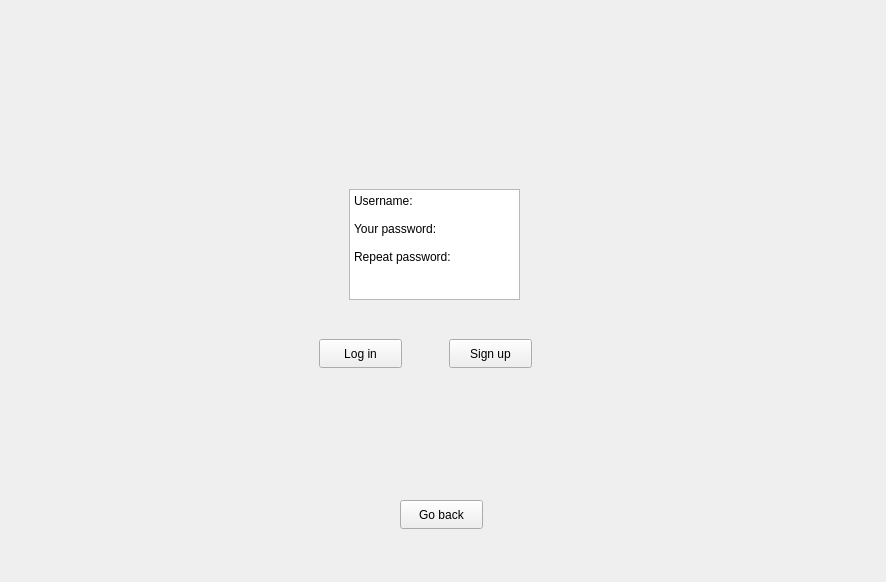
<?xml version="1.0" encoding="UTF-8"?>
<ui version="4.0">
 <class>LoginWindow</class>
 <widget class="QWidget" name="LoginWindow">
  <property name="geometry">
   <rect>
    <x>0</x>
    <y>0</y>
    <width>886</width>
    <height>582</height>
   </rect>
  </property>
  <property name="windowTitle">
   <string>Form</string>
  </property>
  <widget class="QPushButton" name="backButton">
   <property name="geometry">
    <rect>
     <x>400</x>
     <y>500</y>
     <width>83</width>
     <height>29</height>
    </rect>
   </property>
   <property name="text">
    <string>Go back</string>
   </property>
  </widget>
  <widget class="QStackedWidget" name="stackedWidget">
   <property name="geometry">
    <rect>
     <x>119</x>
     <y>99</y>
     <width>641</width>
     <height>361</height>
    </rect>
   </property>
   <property name="currentIndex">
    <number>1</number>
   </property>
   <widget class="QWidget" name="page">
    <widget class="QPushButton" name="loginButton">
     <property name="geometry">
      <rect>
       <x>350</x>
       <y>230</y>
       <width>83</width>
       <height>29</height>
      </rect>
     </property>
     <property name="text">
      <string>Log in</string>
     </property>
    </widget>
    <widget class="QPushButton" name="goregisterButton">
     <property name="geometry">
      <rect>
       <x>180</x>
       <y>230</y>
       <width>83</width>
       <height>29</height>
      </rect>
     </property>
     <property name="text">
      <string>Sign up</string>
     </property>
    </widget>
    <widget class="QTextEdit" name="textEdit">
     <property name="geometry">
      <rect>
       <x>250</x>
       <y>100</y>
       <width>111</width>
       <height>71</height>
      </rect>
     </property>
     <property name="html">
      <string>&lt;!DOCTYPE HTML PUBLIC &quot;-//W3C//DTD HTML 4.0//EN&quot; &quot;http://www.w3.org/TR/REC-html40/strict.dtd&quot;&gt;
&lt;html&gt;&lt;head&gt;&lt;meta name=&quot;qrichtext&quot; content=&quot;1&quot; /&gt;&lt;meta charset=&quot;utf-8&quot; /&gt;&lt;style type=&quot;text/css&quot;&gt;
p, li { white-space: pre-wrap; }
hr { height: 1px; border-width: 0; }
li.unchecked::marker { content: &quot;\2610&quot;; }
li.checked::marker { content: &quot;\2612&quot;; }
&lt;/style&gt;&lt;/head&gt;&lt;body style=&quot; font-family:'Segoe UI'; font-size:9pt; font-weight:400; font-style:normal;&quot;&gt;
&lt;p style=&quot; margin-top:0px; margin-bottom:0px; margin-left:0px; margin-right:0px; -qt-block-indent:0; text-indent:0px;&quot;&gt;Username:&lt;br /&gt;&lt;br /&gt;Password:&lt;/p&gt;&lt;/body&gt;&lt;/html&gt;</string>
     </property>
    </widget>
   </widget>
   <widget class="QWidget" name="page_2">
    <widget class="QPushButton" name="registerButton">
     <property name="geometry">
      <rect>
       <x>330</x>
       <y>240</y>
       <width>83</width>
       <height>29</height>
      </rect>
     </property>
     <property name="text">
      <string>Sign up</string>
     </property>
    </widget>
    <widget class="QPushButton" name="gologinButton">
     <property name="geometry">
      <rect>
       <x>200</x>
       <y>240</y>
       <width>83</width>
       <height>29</height>
      </rect>
     </property>
     <property name="text">
      <string>Log in</string>
     </property>
    </widget>
    <widget class="QTextEdit" name="textEdit_3">
     <property name="geometry">
      <rect>
       <x>230</x>
       <y>90</y>
       <width>171</width>
       <height>111</height>
      </rect>
     </property>
     <property name="html">
      <string>&lt;!DOCTYPE HTML PUBLIC &quot;-//W3C//DTD HTML 4.0//EN&quot; &quot;http://www.w3.org/TR/REC-html40/strict.dtd&quot;&gt;
&lt;html&gt;&lt;head&gt;&lt;meta name=&quot;qrichtext&quot; content=&quot;1&quot; /&gt;&lt;meta charset=&quot;utf-8&quot; /&gt;&lt;style type=&quot;text/css&quot;&gt;
p, li { white-space: pre-wrap; }
hr { height: 1px; border-width: 0; }
li.unchecked::marker { content: &quot;\2610&quot;; }
li.checked::marker { content: &quot;\2612&quot;; }
&lt;/style&gt;&lt;/head&gt;&lt;body style=&quot; font-family:'Segoe UI'; font-size:9pt; font-weight:400; font-style:normal;&quot;&gt;
&lt;p style=&quot; margin-top:0px; margin-bottom:0px; margin-left:0px; margin-right:0px; -qt-block-indent:0; text-indent:0px;&quot;&gt;Username:&lt;br /&gt;&lt;br /&gt;Your password:&lt;/p&gt;
&lt;p style=&quot; margin-top:0px; margin-bottom:0px; margin-left:0px; margin-right:0px; -qt-block-indent:0; text-indent:0px;&quot;&gt;&lt;br /&gt;Repeat password:&lt;/p&gt;&lt;/body&gt;&lt;/html&gt;</string>
     </property>
    </widget>
   </widget>
  </widget>
 </widget>
 <resources/>
 <connections/>
</ui>
